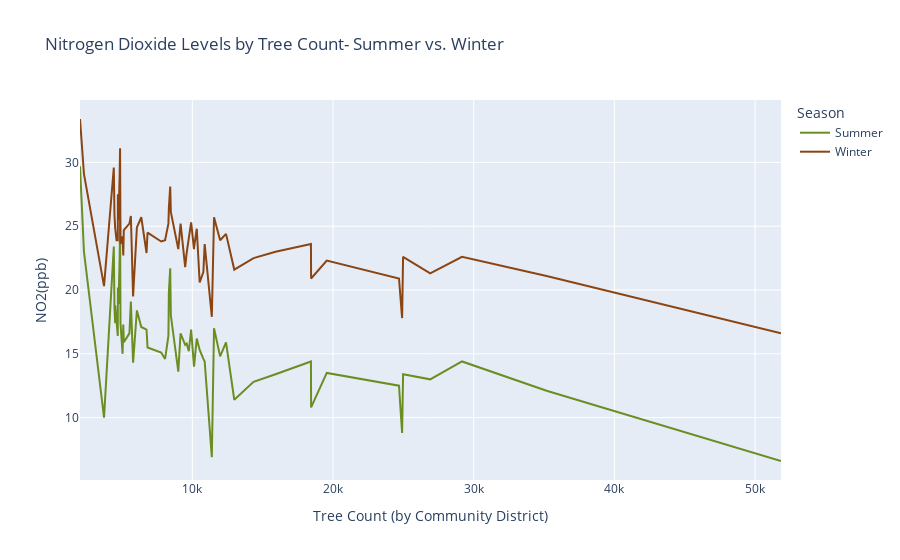

Notebook source saved alongside this figure:
### Markdown cell above
Combining these for one graph to show both summer and winter Nitrogen Dioxide levels:

### Code cell
#plotly line graph with summer and winter values
viz_summer["Season"] = "Summer"
viz_winter["Season"] = "Winter"

combined = pd.concat([viz_summer, viz_winter])
summer_winter = px.line(combined, x= "count", y= "NO2_value", color= "Season", title= "Nitrogen Dioxide Levels by Tree Count- Summer vs. Winter",
                        color_discrete_map={"Summer": "#6B8E23", "Winter": "#8B4513"})
summer_winter.update_layout(xaxis_title= "Tree Count (by Community District)", yaxis_title= "NO2(ppb)")
summer_winter.show()

### Figure 1 — Plotly figure (JSON) as saved in the notebook; plotly's stock layout.template omitted (floating-point values rounded to 4 significant figures)
{"data": [{"hovertemplate": "Season=Summer<br>count=%{x}<br>NO2_value=%{y}<extra></extra>", "legendgroup": "Summer", "line": {"color": "#6B8E23", "dash": "solid"}, "marker": {"symbol": "circle"}, "mode": "lines", "name": "Summer", "orientation": "v", "showlegend": true, "type": "scatter", "x": [2016, 2297, 3725, 4419, 4465, 4516, 4520, 4613, 4702, 4709, 4755, 4833, 4864, 4894, 5042, 5093, 5130, 5529, 5632, 5789, 6060, 6372, 6745, 6817, 7788, 8063, 8300, 8332, 8428, 8474, 9002, 9165, 9492, 9597, 9749, 9915, 10119, 10120, 10315, 10522, 10786, 10878, 11386, 11542, 11977, 12395, 12981, 14353, 15913, 18431, 18442, 19556, 24689, 24911, 24980, 26907, 29168, 35180, 51842], "xaxis": "x", "y": [29.7, 23.0, 10.0, 23.4, 18.6, 17.4, 18.8, 17.2, 16.4, 20.2, 18.9, 22.4, 25.6, 17.4, 15.0, 17.3, 15.9, 16.6, 19.1, 14.3, 18.4, 17.1, 16.9, 15.5, 15.1, 14.6, 16.4, 19.8, 21.7, 18.0, 13.6, 16.6, 15.7, 15.8, 15.2, 16.9, 14.2, 14.0, 16.2, 15.3, 14.6, 14.4, 6.9, 17.0, 14.8, 15.9, 11.4, 12.8, 13.4, 14.4, 10.8, 13.5, 12.5, 8.8, 13.4, 13.0, 14.4, 12.1, 6.6], "yaxis": "y"}, {"hovertemplate": "Season=Winter<br>count=%{x}<br>NO2_value=%{y}<extra></extra>", "legendgroup": "Winter", "line": {"color": "#8B4513", "dash": "solid"}, "marker": {"symbol": "circle"}, "mode": "lines", "name": "Winter", "orientation": "v", "showlegend": true, "type": "scatter", "x": [2016, 2297, 3725, 4419, 4465, 4516, 4520, 4613, 4702, 4709, 4755, 4833, 4864, 4894, 5042, 5093, 5130, 5529, 5632, 5789, 6060, 6372, 6745, 6817, 7788, 8063, 8300, 8332, 8428, 8474, 9002, 9165, 9492, 9597, 9749, 9915, 10119, 10120, 10315, 10522, 10786, 10878, 11386, 11542, 11977, 12395, 12981, 14353, 15913, 18431, 18442, 19556, 24689, 24911, 24980, 26907, 29168, 35180, 51842], "xaxis": "x", "y": [33.4, 29.1, 20.3, 29.6, 25.9, 24.8, 24.8, 23.9, 23.9, 27.5, 25.5, 29.0, 31.1, 23.6, 24.2, 22.7, 24.7, 25.2, 25.8, 19.5, 24.9, 25.7, 22.9, 24.5, 23.8, 23.9, 25.2, 26.4, 28.1, 26.1, 23.2, 25.2, 21.8, 22.9, 23.9, 25.3, 23.2, 23.3, 24.8, 20.6, 21.4, 23.6, 17.9, 25.7, 23.9, 24.4, 21.6, 22.5, 23.0, 23.6, 20.9, 22.3, 20.9, 17.8, 22.6, 21.3, 22.6, 21.1, 16.6], "yaxis": "y"}], "layout": {"legend": {"title": {"text": "Season"}, "tracegroupgap": 0}, "title": {"text": "Nitrogen Dioxide Levels by Tree Count- Summer vs. Winter"}, "xaxis": {"anchor": "y", "domain": [0, 1], "title": {"text": "Tree Count (by Community District)"}}, "yaxis": {"anchor": "x", "domain": [0, 1], "title": {"text": "NO2(ppb)"}}}}
